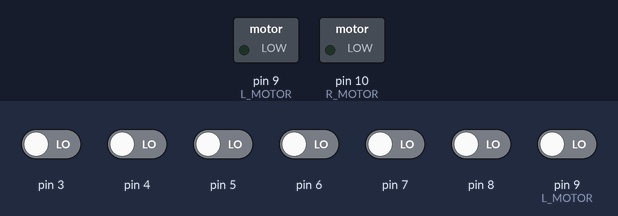
Simulated run of this sketch. Board: Arduino Uno, built with avr-gcc and run on an emulated ATmega328P. On the bench: switched loads named in the sketch (green lamp = pin HIGH). The inputs (shaded band) are chosen by the test bench; at power-on: pin 3–8, pin 9 (L_MOTOR) LOW.

Above: at 1.2 s.
1.3 s: pin 6 driven HIGH
At 1.47 s:
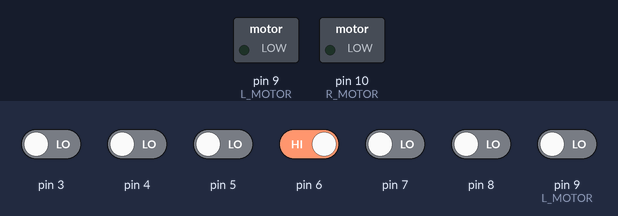
3.1 s: pin 3 driven HIGH
At 3.3 s:
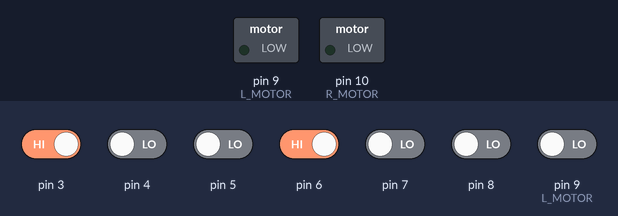
4.9 s: pin 7 driven HIGH
At 5.1 s:
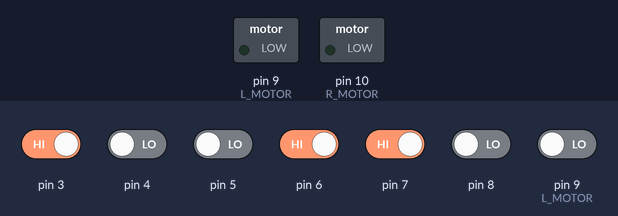
6.7 s: pin 8 driven HIGH
At 6.9 s:
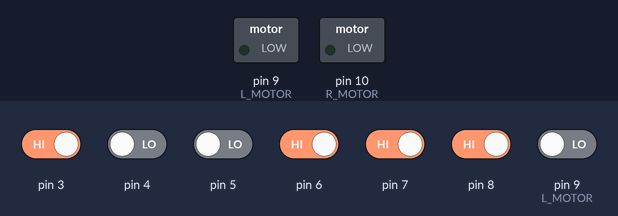
8.5 s: pin 9 (L_MOTOR) driven HIGH
At 8.7 s:
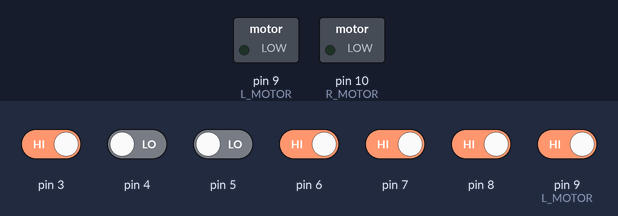
10.3 s: pin 4 driven HIGH
Timing chart, 0 to 10.7 s (numbered marks = the images above; inputs shaded):
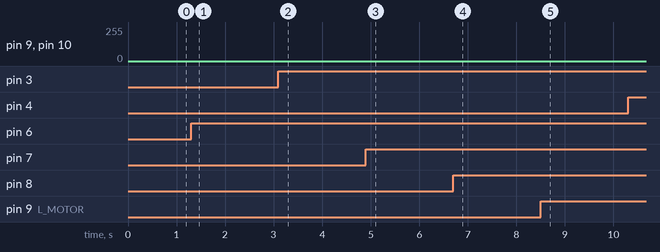

Measured:
- after the input at 1.3 s, pin 10 (R_MOTOR): stays 0/255 (without the input it goes to 200/255 after 1.6 s)
- after the input at 3.1 s, pin 9 (L_MOTOR): stays 0/255 (without the input it goes to 100/255 after 1.6 s); pin 10 (R_MOTOR): stays 0/255 (without the input it goes to 200/255 after 1.6 s)
- after the input at 4.9 s, pin 10 (R_MOTOR): stays 0/255 (without the input it goes to 200/255 after 1.6 s)
- after the input at 6.7 s, pin 10 (R_MOTOR): stays 0/255 (without the input it goes to 200/255 after 1.6 s)
- after the input at 8.5 s, pin 9 (L_MOTOR): stays 0/255 (without the input it goes to 100/255 after 1.6 s); pin 10 (R_MOTOR): stays 0/255 (without the input it goes to 200/255 after 1.6 s)

The sketch:

PID.ino
```cpp
#include <QTRSensors.h>

#define SETPOINT    3500  // The goal for readLine (center)
#define KP          0.2   // The P value in PID
#define KD          1     // The D value in PID
#define L_MOTOR     9     // Left motor pin
#define R_MOTOR     10    // Right motor pin
#define MAX_SPEED   200   // The max speed to set motors to
#define SET_SPEED   200   // The goal speed to set motors to
#define MIN_SPEED   0     // The min speed to set motors to
#define NUM_SENSORS 8     // The number of QTR sensors
#define TIMEOUT     2500  // Timeout for the QTR sensors to go low
#define EMITTER_PIN 2     // Emitter pin for QTR sensor emitters

// PID **************************************
int lastError = 0;  // For storing PID error

// SENSORS **********************************
// sensors 0 through 7 are connected to digital pins 3 through 10, respectively
QTRSensorsRC qtrSensors((unsigned char[]) {3, 4, 5, 6, 7, 8, 9, 10}, NUM_SENSORS, TIMEOUT, EMITTER_PIN);
unsigned int sensorValues[NUM_SENSORS];   // For sensor values of readLine()

void setup() {
  // Initialize Pins
  pinMode(L_MOTOR, OUTPUT);
  pinMode(R_MOTOR, OUTPUT);
}

void loop() {
  // Take a reading
  unsigned int linePos = qtrSensors.readLine(sensorValues);

  // Compute the error
  int error = SETPOINT - linePos;

  // Compute the motor adjustment
  int adjust = error*KP + KD*(error - lastError);

  // Record the current error for the next iteration
  lastError = error;

  // Adjust motors, one negatively and one positively
  analogWrite(L_MOTOR, constrain(SET_SPEED - adjust, MIN_SPEED, MAX_SPEED));
  analogWrite(R_MOTOR, constrain(SET_SPEED + adjust, MIN_SPEED, MAX_SPEED));
}
```
